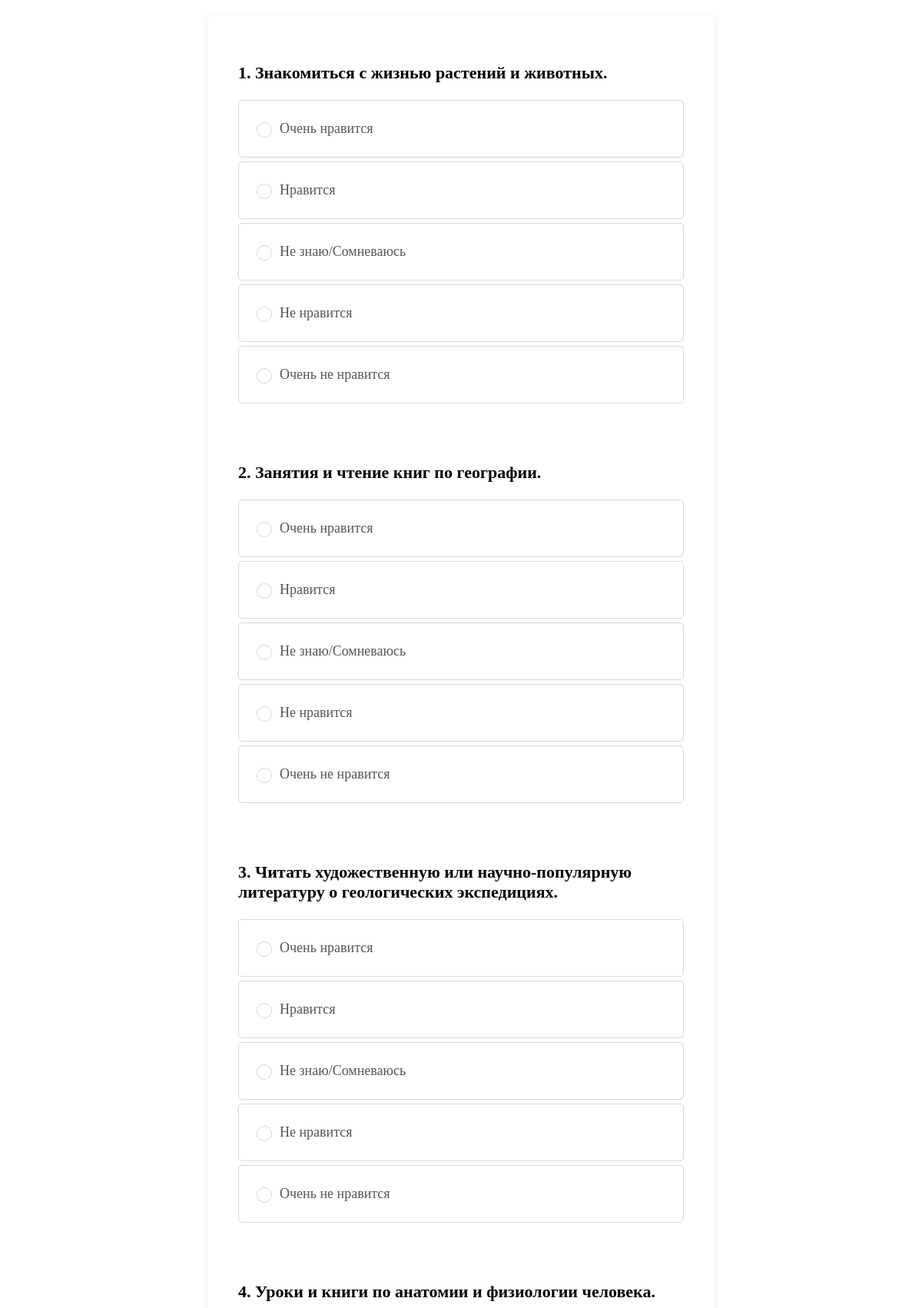
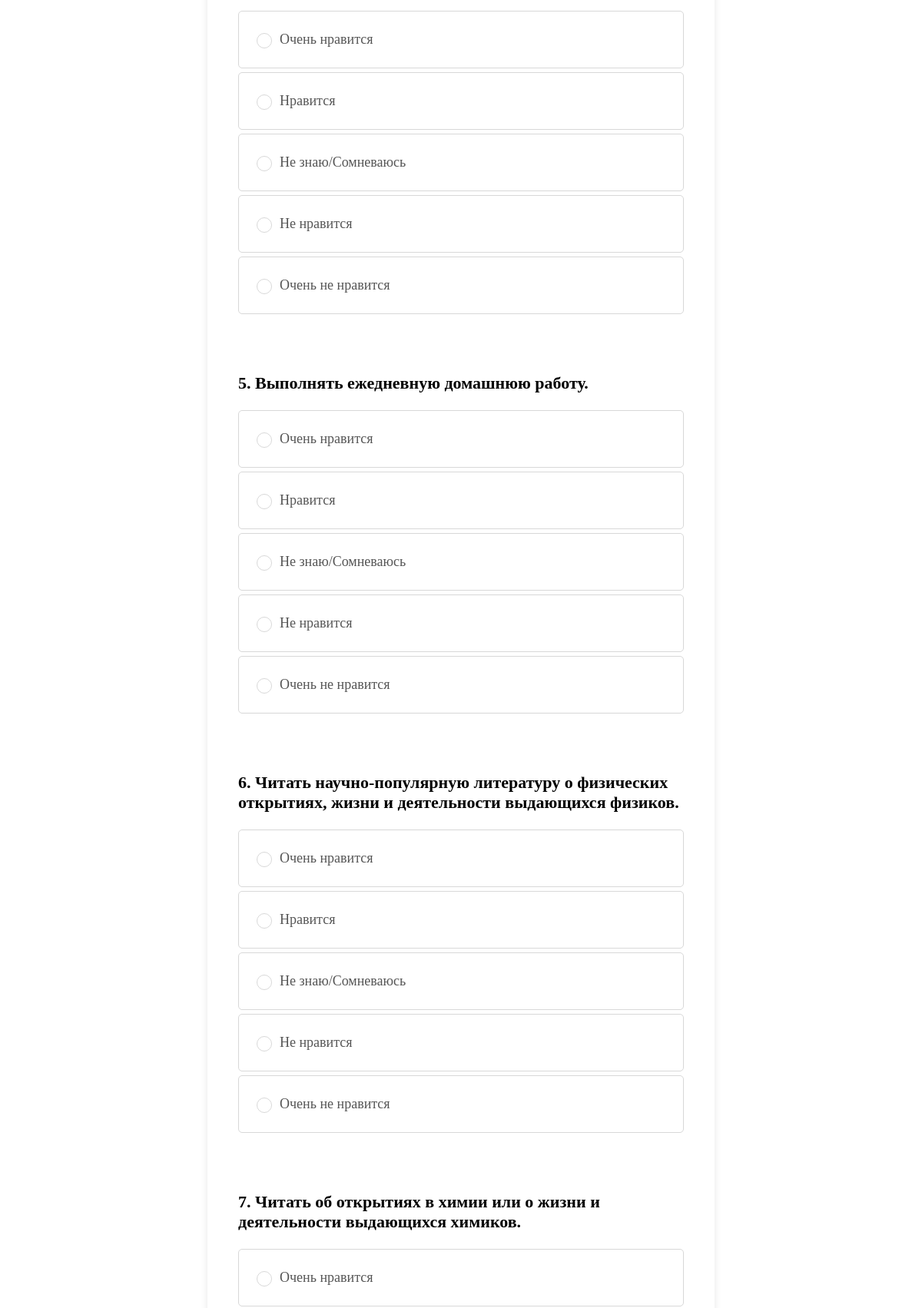
/map-test/1/ (upper part), run on the app's committed database (2 pictures, top to bottom).
### test_app/models.py (models this page shows, shortened)
class MapQuestion(models.Model):
    text = models.TextField()
    language = models.CharField(max_length=2, choices=(('RU', 'Russian'), ('KZ', 'Kazakh')), default=('RU', 'Russian'))

### test_app/views.py (the view)
# urls.py: path('map-test/<int:user_data_id>/', survey_view, name='survey'),
def survey_view(request, user_data_id):
    user_data = get_object_or_404(UserData, id=user_data_id)
    user_language = user_data.language
    submit_text = "Бастау" if user_language == "KZ" else "ПОЛУЧИТЬ РЕЗУЛЬТАТ"
    if request.method == 'POST':
        if(user_language == "KZ"):
            form = SurveyForm_kk(request.POST)
        else:
            form = SurveyForm(request.POST)
        if form.is_valid():
            answers = form.cleaned_data
            results = answers.values()
            results_by_category = [0] * 29
            levels_mapping_ru = {
                -12: "высшая степень отрицания данного интереса",
                -11: "высшая степень отрицания данного интереса",
                -10: "высшая степень отрицания данного интереса",
                -9: "высшая степень отрицания данного интереса",
                -8: "высшая степень отрицания данного интереса",
                -7: "выраженный интерес",
                -6: "выраженный интерес",
                -5: "выраженный интерес",
                -4: "интерес выражен слабо",
                -3: "интерес выражен слабо",
                -2: "интерес выражен слабо",
                -1: "интерес выражен слабо",
                0: "интерес отрицается",
                1: "интерес выражен слабо",
                2: "интерес выражен слабо",
                3: "интерес выражен слабо",
                4: "интерес выражен слабо",
                5: "выраженный интерес",
                6: "выраженный интерес",
                7: "выраженный интерес",
                8: "ярко выраженный интерес",
                9: "ярко выраженный интерес",
                10: "ярко выраженный интерес",
                11: "ярко выраженный интерес",
                12: "ярко выраженный интерес",
            }
            levels_mapping_kk = {
                -12: "осы қызығушылықтың ең жоғары дәрежесінің теріске шығарылуы",
                -11: "осы қызығушылықтың ең жоғары дәрежесінің теріске шығарылуы",
                -10: "осы қызығушылықтың ең жоғары дәрежесінің теріске шығарылуы",
                -9: "осы қызығушылықтың ең жоғары дәрежесінің теріске шығарылуы",
                -8: "осы қызығушылықтың ең жоғары дәрежесінің теріске шығарылуы",
                -7: "білдірілген қызығушылық",
                -6: "білдірілген қызығушылық",
                -5: "білдірілген қызығушылық",
                -4: "қызығушылық аз білдірілген",
                -3: "қызығушылық аз білдірілген",
                -2: "қызығушылық аз білдірілген",
                -1: "қызығушылық аз білдірілген",
                0: "қызығушылық теріске шығарылады",
                1: "қызығушылық аз білдірілген",
                2: "қызығушылық аз білдірілген",
                3: "қызығушылық аз білдірілген",
                4: "қызығушылық аз білдірілген",
                5: "білдірілген қызығушылық",
                6: "білдірілген қызығушылық",
                7: "білдірілген қызығушылық",
                8: "қатты білдірілген қызығушылық",
                9: "қатты білдірілген қызығушылық",
                10: "қатты білдірілген қызығушылық",
                11: "қатты білдірілген қызығушылық",
                12: "қатты білдірілген қызығушылық",
            }
            if(user_language == "KZ"):
                levels_mapping = levels_mapping_kk
            else:
                levels_mapping = levels_mapping_ru
            for i, result in enumerate(results, start=1):
                question_index = (i - 1) % 29  # Вычисляем индекс вопроса от 0 до 28 для каждого i
                if result == '++':
                    results_by_category[question_index] += 2
                elif result == '+':
                    results_by_category[question_index] += 1
                elif result == '-':
                    results_by_category[question_index] -= 1
                elif result == '--':
                    results_by_category[question_index] -= 2
                else:
                    pass  # Ничего не делаем, если ответ не указан
            categories_ru = {
                "Биология": levels_mapping.get(results_by_category[0], "Недопустимое значение"),
                "География": levels_mapping.get(results_by_category[1], "Недопустимое значение"),
                "Геология": levels_mapping.get(results_by_category[2], "Недопустимое значение"),
                "Медицина": levels_mapping.get(results_by_category[3], "Недопустимое значение"),
                "Легкая и пищевая промышленность": levels_mapping.get(results_by_category[4], "Недопустимое значение"),
                "Физика": levels_mapping.get(results_by_category[5], "Недопустимое значение"),
                "Химия": levels_mapping.get(results_by_category[6], "Недопустимое значение"),
                "Техника": levels_mapping.get(results_by_category[7], "Недопустимое значение"),
                "Электро- и радиотехника": levels_mapping.get(results_by_category[8], "Недопустимое значение"),
                "Металлообработка": levels_mapping.get(results_by_category[9], "Недопустимое значение"),
                "Деревообработка": levels_mapping.get(results_by_category[10], "Недопустимое значение"),
                "Строительство": levels_mapping.get(results_by_category[11], "Недопустимое значение"),
                "Транспорт": levels_mapping.get(results_by_category[12], "Недопустимое значение"),
                "Авиация, морское дело": levels_mapping.get(results_by_category[13], "Недопустимое значение"),
                "Военные специальности": levels_mapping.get(results_by_category[14], "Недопустимое значение"),
                "История": levels_mapping.get(results_by_category[15], "Недопустимое значение"),
                "Литература": levels_mapping.get(results_by_category[16], "Недопустимое значение"),
                "Журналистика": levels_mapping.get(results_by_category[17], "Недопустимое значение"),
                "Общественная деятельность": levels_mapping.get(results_by_category[18], "Недопустимое значение"),
                "Педагогика": levels_mapping.get(results_by_category[19], "Недопустимое значение"),
                "Юриспруденция": levels_mapping.get(results_by_category[20], "Недопустимое значение"),
                "Сфера обслуживания": levels_mapping.get(results_by_category[21], "Недопустимое значение"),
                "Математика": levels_mapping.get(results_by_category[22], "Недопустимое значение"),
                "Экономика": levels_mapping.get(results_by_category[23], "Недопустимое значение"),
                "Иностранные языки": levels_mapping.get(results_by_category[24], "Недопустимое значение"),
                "Изобразительное искусство": levels_mapping.get(results_by_category[25], "Недопустимое значение"),
                "Сценическое искусство": levels_mapping.get(results_by_category[26], "Недопустимое значение"),
                "Музыка": levels_mapping.get(results_by_category[27], "Недопустимое значение"),
                "Физкультура и спорт": levels_mapping.get(results_by_category[28], "Недопустимое значение")
            }
            categories_kk = {
                "Биология": levels_mapping.get(results_by_category[0], "Жарамсыз мән"),
                "География": levels_mapping.get(results_by_category[1], "Жарамсыз мән"),
                "Геология": levels_mapping.get(results_by_category[2], "Жарамсыз мән"),
                "Медицина": levels_mapping.get(results_by_category[3], "Жарамсыз мән"),
                "Легкая и пищевая промышленность": levels_mapping.get(results_by_category[4], "Жарамсыз мән"),
                "Физика": levels_mapping.get(results_by_category[5], "Жарамсыз мән"),
                "Химия": levels_mapping.get(results_by_category[6], "Жарамсыз мән"),
                "Техника": levels_mapping.get(results_by_category[7], "Жарамсыз мән"),
                "Электро- и радиотехника": levels_mapping.get(results_by_category[8], "Жарамсыз мән"),
                "Металлообработка": levels_mapping.get(results_by_category[9], "Жарамсыз мән"),
                "Деревообработка": levels_mapping.get(results_by_category[10], "Жарамсыз мән"),
                "Строительство": levels_mapping.get(results_by_category[11], "Жарамсыз мән"),
                "Транспорт": levels_mapping.get(results_by_category[12], "Жарамсыз мән"),
                "Авиация, морское дело": levels_mapping.get(results_by_category[13], "Жарамсыз мән"),
                "Военные специальности": levels_mapping.get(results_by_category[14], "Жарамсыз мән"),
                "История": levels_mapping.get(results_by_category[15], "Жарамсыз мән"),
                "Литература": levels_mapping.get(results_by_category[16], "Жарамсыз мән"),
                "Журналистика": levels_mapping.get(results_by_category[17], "Жарамсыз мән"),
                "Общественная деятельность": levels_mapping.get(results_by_category[18], "Жарамсыз мән"),
                "Педагогика": levels_mapping.get(results_by_category[19], "Жарамсыз мән"),
                "Юриспруденция": levels_mapping.get(results_by_category[20], "Жарамсыз мән"),
                "Сфера обслуживания": levels_mapping.get(results_by_category[21], "Жарамсыз мән"),
                "Математика": levels_mapping.get(results_by_category[22], "Жарамсыз мән"),
                "Экономика": levels_mapping.get(results_by_category[23], "Жарамсыз мән"),
                "Иностранные языки": levels_mapping.get(results_by_category[24], "Жарамсыз мән"),
                "Изобразительное искусство": levels_mapping.get(results_by_category[25], "Жарамсыз мән"),
                "Сценическое искусство": levels_mapping.get(results_by_category[26], "Жарамсыз мән"),
                "Музыка": levels_mapping.get(results_by_category[27], "Жарамсыз мән"),
                "Физкультура и спорт": levels_mapping.get(results_by_category[28], "Жарамсыз мән")
            }
            if(user_language == "KZ"):
                text = "Сауалнама нәтижелері"
                categories = categories_kk
            else:
                text = "Результаты опроса"
                categories = categories_ru
            results = {'++': 0, '+': 0, '0': 0, '-': 0, '--': 0}
            for answer in answers.values():
                results[answer] += 1
            TestResult.objects.create(user_data_id=user_data_id, test_name="Survey", result=str(categories))
            return render(request, "test_app/fourth_test/survey_result.html", {'categories': categories,
                                                                               'text': text,'user_data_id': user_data_id,
                                                                               'submit_text': submit_text})
    else:
        if (user_language == "KZ"):
            form = SurveyForm_kk(request.POST)
        else:
            form = SurveyForm(request.POST)
        return render(request, "test_app/fourth_test/survey_test.html", {'form': form,
                                                                         'user_data_id': user_data_id,
                                                                         'submit_text': submit_text})

### test_app/forms.py
class SurveyForm(forms.Form):
    def __init__(self, *args, **kwargs):
        language = kwargs.pop('language', 'RU')
        super().__init__(*args, **kwargs)
        self.CHOICES = CHOICES_KZ if language == 'KZ' else CHOICES_RU
        questions = MapQuestion.objects.all()
        for i, question in enumerate(questions, start=1):
            field_name = f'question_{i}'
            self.fields[field_name] = forms.ChoiceField(choices=self.CHOICES, widget=forms.RadioSelect, label=question.text)

### test_app/templates/test_app/fourth_test/survey_test.html (shortened to what this page needs)
{% extends 'test_app/base.html' %}
{% load static %}
{% block content %}
<div>
    <form method="post">
        {% for field in form %}
            <div class="question">
                <p><strong>{{ field.label }}</strong></p>
                {{ field }}
            </div>
        {% endfor %}
    </form>
</div>
{% endblock %}

### test_app/templates/test_app/fourth_test/survey_test.html (style rules this page uses)
form { background: white; padding: 30px; border-radius: 8px; box-shadow: 0 2px 10px rgba(0, 0, 0, 0.1); max-width: 600px; width: auto; margin: 20px auto; color: #000; }
.question { margin-bottom: 25px; text-align: left; padding: 10px; border-radius: 4px; font-size: 22px; }
.question > div:first-of-type { margin-bottom: 10px; color: #555; font-weight: bold; }
.question label { display: flex; align-items: center; margin: 5px 0; cursor: pointer; padding: 25px 18px; background-color: #fff; border: 1px solid #D8D8D8; border-radius: 5px; transition: background-color 0.3s; font-size: 18px; font-weight: 400; }
.question input[type="radio"] { appearance: none; -webkit-appearance: none; -moz-appearance: none; width: 20px; height: 20px; margin-right: 10px; border: 1px solid #D8D8D8; border-radius: 10px; position: relative; outline: none; vertical-align: middle; cursor: pointer; }

### data on the page
MapQuestion: label "1. Знакомиться с жизнью растений и животных."
MapQuestion: label "2. Занятия и чтение книг по географии."
MapQuestion: label "3. Читать художественную или научно-популярную литературу о геологических экспедициях."
MapQuestion: label "4. Уроки и книги по анатомии и физиологии человека."
MapQuestion: label "5. Выполнять ежедневную домашнюю работу."
MapQuestion: label "6. Читать научно-популярную литературу о физических открытиях, жизни и деятельности выдающихся физиков."
MapQuestion: label "7. Читать об открытиях в химии или о жизни и деятельности выдающихся химиков."
